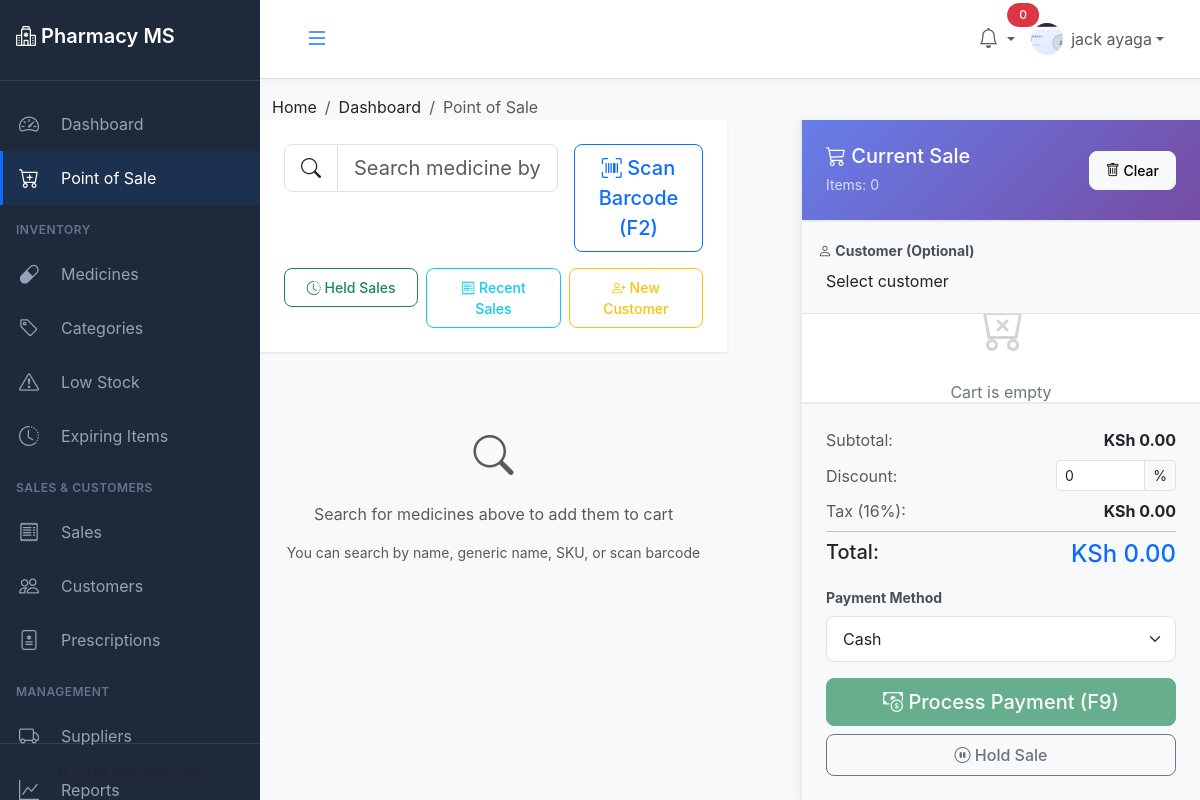
Page /sales/pos/ (signed in) on the committed database.
### accounts/models.py (models this page shows, shortened)
class User(AbstractUser):
    ROLE_CHOICES = (
        ('admin', 'Administrator'),
        ('pharmacist', 'Pharmacist'),
        ('cashier', 'Cashier'),
        ('manager', 'Manager'),
    )
    role = models.CharField(max_length=20, choices=ROLE_CHOICES, default='cashier')
    phone = models.CharField(max_length=15, blank=True)
    address = models.TextField(blank=True)
    profile_picture = models.ImageField(upload_to='profiles/', blank=True, null=True)
    employee_id = models.CharField(max_length=20, unique=True, blank=True, null=True)
    date_of_birth = models.DateField(null=True, blank=True)
    hire_date = models.DateField(null=True, blank=True)
    salary = models.DecimalField(max_digits=10, decimal_places=2, null=True, blank=True)
    is_active_employee = models.BooleanField(default=True)
    created_at = models.DateTimeField(auto_now_add=True)
    updated_at = models.DateTimeField(auto_now=True)
    class Meta:
        db_table = 'users'
        verbose_name = 'User'
        verbose_name_plural = 'Users'
        ordering = ['-date_joined']
    def get_full_name(self):
        return f"{self.first_name} {self.last_name}".strip() or self.username
    @property
    def can_process_sales(self):
        return self.role in ['admin', 'pharmacist', 'cashier', 'manager']

### sales/views.py (the view)
# urls.py: path('pos/', views.pos_view, name='pos'),
@login_required
def pos_view(request):
    if not request.user.can_process_sales:
        messages.error(request, 'You do not have permission to process sales.')
        return redirect('accounts:dashboard')
    customers = Customer.objects.filter(is_active=True).order_by('first_name')
    payment_methods = Sale.PAYMENT_METHOD_CHOICES
    context = {
        'customers': customers,
        'payment_methods': payment_methods,
    }
    return render(request, 'sales/pos.html', context)

### templates/sales/pos.html (shortened to what this page needs)
{% extends 'base.html' %}
{% load static %}
{% block breadcrumb %}
<li class="breadcrumb-item"><a href="{% url 'accounts:dashboard' %}">Dashboard</a></li>
<li class="breadcrumb-item active">Point of Sale</li>
{% endblock %}
{% block content %}
<div class="pos-container">
    <div class="row g-0" style="height: 100%;">
        <div class="col-lg-8" style="height: 100%; display: flex; flex-direction: column;">
            <div class="product-search-section">
                <div class="row g-3">
                    <div class="col-md-8">
                        <div class="position-relative">
                            <div class="input-group input-group-lg">
                                <span class="input-group-text bg-white">
                                    <i class="bi bi-search"></i>
                                </span>
                                <input type="text"
                                       class="form-control"
                                       id="productSearch"
                                       placeholder="Search medicine by name, generic name, or scan barcode..."
                                       autocomplete="off">
                            </div>
                        </div>
                    </div>
                    <div class="col-md-4">
                        <button class="btn btn-outline-primary btn-lg w-100" onclick="focusSearch()">
                            <i class="bi bi-upc-scan"></i> Scan Barcode (F2)
                        </button>
                    </div>
                </div>
                <div class="row g-2 mt-2">
                    <div class="col">
                        <button class="btn btn-sm btn-outline-success w-100" onclick="showHeldSales()">
                            <i class="bi bi-clock-history"></i> Held Sales
                        </button>
                    </div>
                    <div class="col">
                        <button class="btn btn-sm btn-outline-info w-100" onclick="showRecentSales()">
                            <i class="bi bi-receipt"></i> Recent Sales
                        </button>
                    </div>
                    <div class="col">
                        <button class="btn btn-sm btn-outline-warning w-100" data-bs-toggle="modal" data-bs-target="#customerModal">
                            <i class="bi bi-person-plus"></i> New Customer
                        </button>
                    </div>
                </div>
            </div>
            <div class="product-grid-section">
                <div class="text-center text-muted py-5">
                    <i class="bi bi-search fs-1"></i>
                    <p class="mt-3">Search for medicines above to add them to cart</p>
                    <p class="small">You can search by name, generic name, SKU, or scan barcode</p>
                </div>
            </div>
        </div>
        <div class="col-lg-4">
            <div class="cart-section">
                <div class="cart-header">
                    <div class="d-flex justify-content-between align-items-center">
                        <div>
                            <h5 class="mb-1"><i class="bi bi-cart3"></i> Current Sale</h5>
                            <small class="opacity-75">Items: <span id="cartItemCount">0</span></small>
                        </div>
                        <button class="btn btn-sm btn-light" onclick="clearCart()">
                            <i class="bi bi-trash"></i> Clear
                        </button>
                    </div>
                </div>
                <div class="p-3 border-bottom bg-light">
                    <label class="form-label small fw-bold mb-2">
                        <i class="bi bi-person"></i> Customer (Optional)
                    </label>
                </div>
                <div class="cart-items-container" id="cartItems">
                    <div class="empty-cart">
                        <i class="bi bi-cart-x" style="font-size: 3rem; opacity: 0.3;"></i>
                        <p class="mt-3 mb-0">Cart is empty</p>
                    </div>
                </div>
                <div class="cart-summary">
                    <div class="mb-3">
                        <div class="d-flex justify-content-between mb-2">
                            <span class="text-muted">Subtotal:</span>
                            <strong id="subtotal">KSh 0.00</strong>
                        </div>
                        <div class="d-flex justify-content-between align-items-center mb-2">
                            <span class="text-muted">Discount:</span>
                            <div class="input-group input-group-sm" style="width: 120px;">
                                <input type="number"
                                       class="form-control"
                                       id="discountInput"
                                       value="0"
                                       min="0"
                                       max="100"
                                       step="0.1"
                                       onchange="updateTotals()">
                                <span class="input-group-text">%</span>
                            </div>
                        </div>
                        <div class="d-flex justify-content-between mb-2">
                            <span class="text-muted">Tax (16%):</span>
                            <strong id="tax">KSh 0.00</strong>
                        </div>
                        <hr class="my-2">
                        <div class="d-flex justify-content-between mb-3">
                            <h5 class="mb-0">Total:</h5>
                            <h4 class="mb-0 text-primary" id="total">KSh 0.00</h4>
                        </div>
                    </div>
                    <div class="mb-3">
                        <label class="form-label small fw-bold">Payment Method</label>
                        <select class="form-select" id="paymentMethod">
                            {% for value, label in payment_methods %}
                            <option value="{{ value }}">{{ label }}</option>
                            {% endfor %}
                        </select>
                    </div>
                    <div class="d-grid gap-2">
                        <button class="btn btn-success btn-lg"
                                onclick="showPaymentModal()"
                                id="checkoutBtn"
                                disabled>
                            <i class="bi bi-cash-coin"></i> Process Payment (F9)
                        </button>
                        <button class="btn btn-outline-secondary" onclick="holdSale()">
                            <i class="bi bi-pause-circle"></i> Hold Sale
                        </button>
                    </div>
                </div>
            </div>
        </div>
    </div>
</div>
{% endblock %}

### templates/base.html (shortened to what this page needs)
<!DOCTYPE html>
<html lang="en">
<head>
    <link href="https://cdn.jsdelivr.net/npm/bootstrap@5.3.2/dist/css/bootstrap.min.css" rel="stylesheet">
    <link rel="stylesheet" href="https://cdn.jsdelivr.net/npm/bootstrap-icons@1.11.2/font/bootstrap-icons.css">
    <link rel="stylesheet" href="https://cdn.datatables.net/1.13.7/css/dataTables.bootstrap5.min.css">
    <link href="https://cdn.jsdelivr.net/npm/select2@4.1.0-rc.0/dist/css/select2.min.css" rel="stylesheet" />
    <link href="https://cdn.jsdelivr.net/npm/select2-bootstrap-5-theme@1.3.0/dist/select2-bootstrap-5-theme.min.css" rel="stylesheet" />
    {% load static %}
    <link rel="stylesheet" href="{% static 'css/style.css' %}">
</head>
<body>
    {% if user.is_authenticated %}
    <div class="sidebar" id="sidebar">
        <div class="sidebar-header">
            <h4><i class="bi bi-hospital"></i> Pharmacy MS</h4>
        </div>
        <ul class="sidebar-menu">
            <li>
                <a href="{% url 'accounts:dashboard' %}" class="{% if request.resolver_match.url_name == 'dashboard' %}active{% endif %}">
                    <i class="bi bi-speedometer2"></i>
                    <span>Dashboard</span>
                </a>
            </li>
            <li>
                <a href="{% url 'sales:pos' %}" class="{% if 'pos' in request.path %}active{% endif %}">
                    <i class="bi bi-cart-plus"></i>
                    <span>Point of Sale</span>
                </a>
            </li>
            <li class="menu-section">
                <span>INVENTORY</span>
            </li>
            <li>
                <a href="{% url 'inventory:medicine_list' %}" class="{% if 'inventory/medicines' in request.path %}active{% endif %}">
                    <i class="bi bi-capsule"></i>
                    <span>Medicines</span>
                </a>
            </li>
            <li>
                <a href="{% url 'inventory:categories' %}" class="{% if 'categories' in request.path %}active{% endif %}">
                    <i class="bi bi-tag"></i>
                    <span>Categories</span>
                </a>
            </li>
            <li>
                <a href="{% url 'inventory:low_stock' %}" class="{% if 'low-stock' in request.path %}active{% endif %}">
                    <i class="bi bi-exclamation-triangle"></i>
                    <span>Low Stock</span>
                </a>
            </li>
            <li>
                <a href="{% url 'inventory:expiring' %}" class="{% if 'expiring' in request.path %}active{% endif %}">
                    <i class="bi bi-clock-history"></i>
                    <span>Expiring Items</span>
                </a>
            </li>
            <li class="menu-section">
                <span>SALES & CUSTOMERS</span>
            </li>
            <li>
                <a href="{% url 'sales:sales_list' %}" class="{% if 'sales/sales' in request.path %}active{% endif %}">
                    <i class="bi bi-receipt"></i>
                    <span>Sales</span>
                </a>
            </li>
            <li>
                <a href="{% url 'customers:customer_list' %}" class="{% if 'customers' in request.path %}active{% endif %}">
                    <i class="bi bi-people"></i>
                    <span>Customers</span>
                </a>
            </li>
            <li>
                <a href="{% url 'prescriptions:prescription_list' %}" class="{% if 'prescriptions' in request.path %}active{% endif %}">
                    <i class="bi bi-file-medical"></i>
                    <span>Prescriptions</span>
                </a>
            </li>
            <li class="menu-section">
                <span>MANAGEMENT</span>
            </li>
            <li>
                <a href="{% url 'suppliers:supplier_list' %}" class="{% if 'suppliers' in request.path %}active{% endif %}">
                    <i class="bi bi-truck"></i>
                    <span>Suppliers</span>
                </a>
            </li>
            <li>
                <a href="{% url 'reports:dashboard' %}" class="{% if 'reports' in request.path %}active{% endif %}">
                    <i class="bi bi-graph-up"></i>
                    <span>Reports</span>
                </a>
            </li>
        </ul>
        <div class="sidebar-footer">
            <small class="text-muted">© 2024 Pharmacy MS</small>
        </div>
    </div>
    <div class="main-content" id="main-content">
        <nav class="navbar navbar-expand-lg navbar-light bg-white border-bottom">
            <div class="container-fluid">
                <button class="btn btn-link" id="sidebarToggle">
                    <i class="bi bi-list fs-4"></i>
                </button>
                <div class="navbar-nav ms-auto">
                    <div class="nav-item dropdown">
                        <a class="nav-link dropdown-toggle position-relative" href="#" id="notificationDropdown" role="button" data-bs-toggle="dropdown">
                            <i class="bi bi-bell fs-5"></i>
                            <span class="position-absolute top-0 start-100 translate-middle badge rounded-pill bg-danger">
                                {{ unread_notifications.count|default:0 }}
                            </span>
                        </a>
                    </div>
                    <div class="nav-item dropdown">
                        <a class="nav-link dropdown-toggle d-flex align-items-center" href="#" id="userDropdown" role="button" data-bs-toggle="dropdown">
                            {% if user.profile_picture %}
                                <img src="{{ user.profile_picture.url }}" alt="Profile" class="rounded-circle me-2" style="width: 32px; height: 32px; object-fit: cover;">
                            {% else %}
                                <i class="bi bi-person-circle fs-4 me-2"></i>
                            {% endif %}
                            <span>{{ user.get_full_name|default:user.username }}</span>
                        </a>
                    </div>
                </div>
            </div>
        </nav>
        <div class="container-fluid mt-3">
            <nav aria-label="breadcrumb">
                <ol class="breadcrumb">
                    <li class="breadcrumb-item"><a href="{% url 'accounts:dashboard' %}">Home</a></li>
                    {% block breadcrumb %}{% endblock %}
                </ol>
            </nav>
        </div>
        <div class="container-fluid mt-3 mb-5">
            {% block content %}{% endblock %}
        </div>
    </div>
    {% else %}
    {% block unauthenticated_content %}{% endblock %}
    {% endif %}
</body>
</html>

### rows in the picture
User: profile_picture (picture), get_full_name "jack ayaga"

### other values in the picture
{{ unread_notifications.count|default:0 }} "0"
form field value "Cash"
